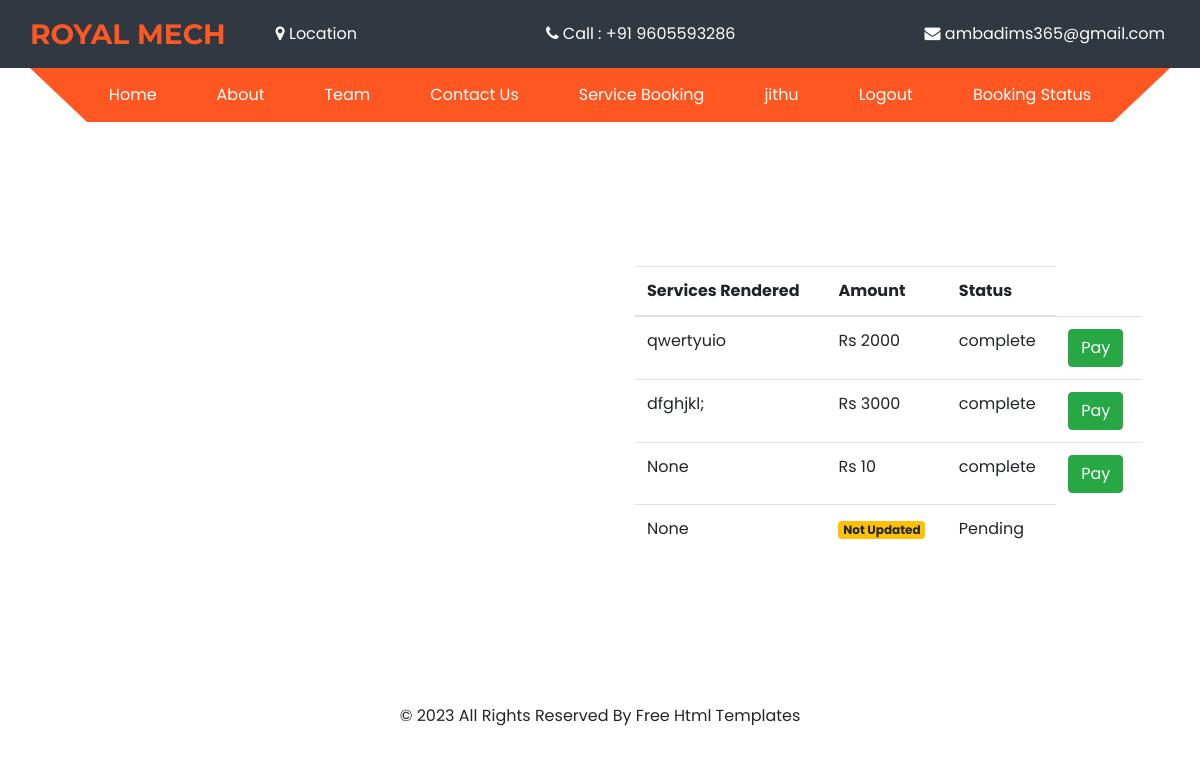
Before: /status/ (signed in) with the older database file.
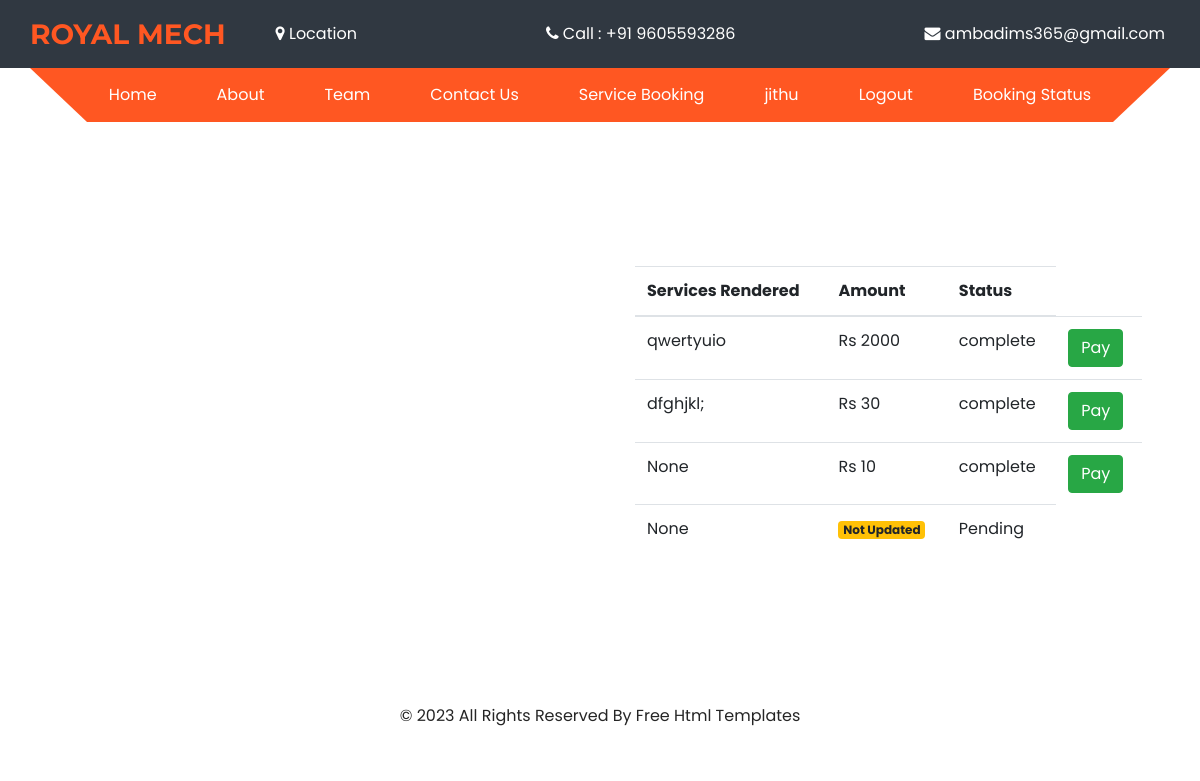
After: the same page with the newer database file.
### Tech_app/models.py (models this page shows, shortened)
class ServiceStatusDetail(models.Model):
    services_rendered = models.CharField(max_length=200,null=True,blank=True)
    amount	 = models.IntegerField(null=True)
    booking = models.ForeignKey(ServiceBooking,on_delete=models.CASCADE ,null=True)
    payment_request_id = models.CharField(max_length=300,null=True,blank=True)
    payment_id = models.CharField(max_length=300,null=True,blank=True)
    payment_status = models.CharField(max_length=100,default='pending')

class ServiceBooking(models.Model):
    service = models.ForeignKey(Service,on_delete=models.CASCADE ,null=True)
    Aname = models.CharField(max_length=200,null=True,blank=True)
    email = models.EmailField(max_length=200,)
    phone = models.CharField(max_length=12)
    message = models.CharField(max_length=200,null=True,blank=True)
    user = models.ForeignKey(registerDB,on_delete=models.CASCADE ,null=True)
    slot_status = models.CharField(max_length=200,default='Pending')
    booked_time = models.DateTimeField(default=datetime.now(), blank=True)
    date_for_service=models.DateField()

### Tech_app/decorators.py (the view)
    def wrapper(request, *args, **kw):
        if not (request.session.get('userid')):
            return HttpResponseRedirect('/login/')
        else:
            return function(request, *args, **kw)

### Tech_app/views.py (called while the page is built, shortened)
@login_required
def status(request):
    data= ServiceStatusDetail.objects.select_related('booking__service').filter(booking__user=request.session['userid'])
    return render(request,'status.html',{'datas':data})

### Tech_app/templates/status.html (shortened to what this page needs)
{% extends 'service.html' %}
{% load static %}
{% block content %}
<!DOCTYPE html>
<html lang="en">
<head>
</head>
<body>
  {% if datas %}
    <section class="about_section layout_padding">
        <div class="container">
          <div class="row">
            <div class="col-lg-6">
              <div class="img-box ">
              </div>
            </div>
            <div class="col-lg-6">
              <div class="detail-box pr-md-2">
                <div class="heading_container">
                  <center><h2 class="" style="padding:5px;">
                  </h2></center>
                </div>
                <div class="card-body">
                  <div class="table-responsive">
                    <table class="table">
                      <thead>
                        <tr>
                          <th>Services Rendered</th>
                          <th>Amount</th>
                          <th>Status</th>
                        </tr>
                      </thead>
                      <tbody>
                       {% for item in datas %}
                       <form action="" method="post">
                        <tr>
                          <td>{{ item.services_rendered  }}</td>
                          {%if item.amount == None %}
                          <td><span class="badge badge-warning">Not Updated</span></td>
                          {% else %}
                          <td>Rs {{ item.amount	 }}</td>
                          {% endif %}
                          <td>{{ item.booking.slot_status }} </td>
                          {% if item.amount != None %}
                          <td> <div class="btn-box" >
                         <button class="btn btn-success" name="pay-bill"  >
                              Pay
                            </button>
                          </div></td>
                          {% endif %}
                        </tr>
                      </form>
                  {% endfor %}
                      </tbody>
                    </table>
                  </div>
                </div>
                {% endif %}
              </div>
            </div>
          </div>
        </div>
      </section>
</body>
</html>
{% endblock content %}

Changed rows visible on the page:
changed ServiceStatusDetail "dfghjkl;": amount "3000" → "30"
